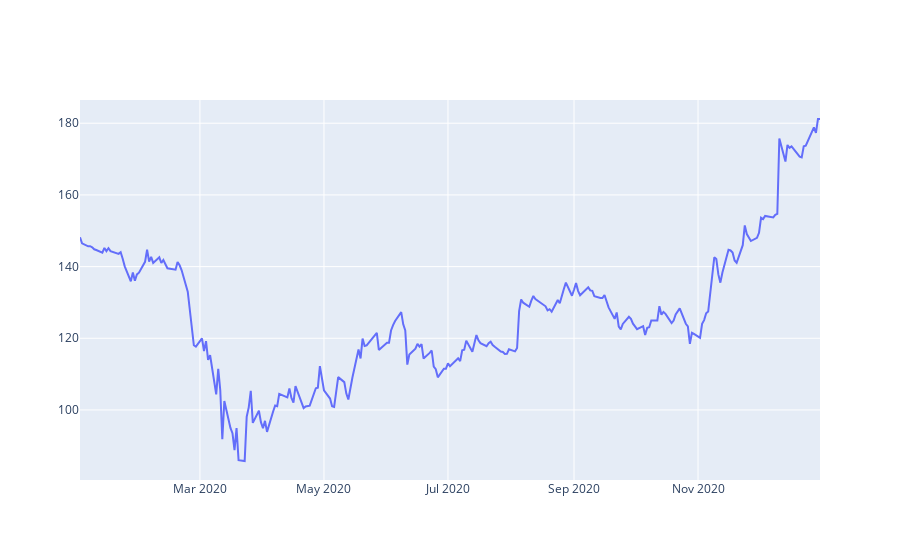

The notebook cell this image was saved under:
### Code cell
#Use go.Figure() function to visualise created data: data_obj
plt.figure(figsize=(8,5))
fig_one=go.Figure(data_obj)

fig_one.show() #to show the chart

### Figure 1 — Plotly figure (JSON) as saved in the notebook; plotly's stock layout.template omitted (floating-point values rounded to 4 significant figures; data arrays with more than 128 entries replaced by an {"elided": "..."} marker saying what was removed)
{"data": [{"mode": "lines", "type": "scatter", "x": {"elided": "253 str values"}, "y": {"elided": "253 float values"}}], "layout": {}}
